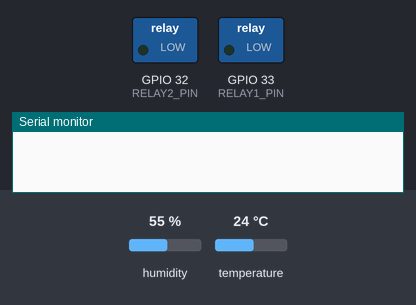
Bench run of a sketch on a simulated ESP32. On the bench: switched loads named in the sketch (green lamp = pin HIGH), the last lines printed to the serial monitor. Wiring (inferred from the names in the program): SHT3x sensor at I2C address 0x44. The test bench sets the inputs (shaded band); at power-on: humidity 55 %, temperature 24 °C.

Above: at 0.1 s.
At 0.6 s:
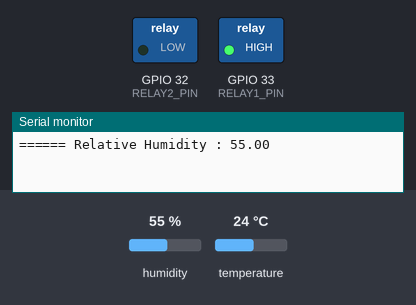
Timing chart, 0 to 2.1 s (numbered marks = the images above):
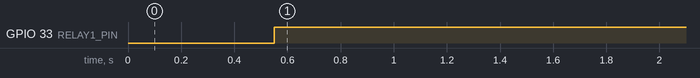

Measured:
- by itself, GPIO 33 (RELAY1_PIN): LOW → HIGH at 0.55 s

The sketch:

humidity_relay.ino
```cpp
#include "SHT3X.h"

SHT3X objSHT30(0x44);

//@RELAY PINS
#define RELAY1_PIN 33
#define RELAY2_PIN 32

void setup()
{
  Serial.begin(115200);
  pinMode(RELAY1_PIN, OUTPUT);
  pinMode(RELAY2_PIN, OUTPUT);
}

void loop()
{
  if (objSHT30.get() == 0) {

    Serial.print("====== Relative Humidity : ");
    Serial.println(objSHT30.humidity);

    if (objSHT30.humidity >= 40) {
      digitalWrite(RELAY1_PIN, HIGH);
    } else {
      digitalWrite(RELAY1_PIN, LOW);
    }
  }
  delay(1000);
}
```

SHT3X.cpp
```cpp
#include "SHT3X.h"

SHT3X::SHT3X(uint8_t address)
{
	Wire.begin();
	_address=address;
}

byte SHT3X::get()
{
	unsigned int data[6];
	// Start I2C Transmission
	Wire.beginTransmission(_address);
	// Send measurement command
	Wire.write(0x2C);
	Wire.write(0x06);
	// Stop I2C transmission
	if (Wire.endTransmission()!=0)
		return 1;
	delay(500);
	// Request 6 bytes of data
	Wire.requestFrom(_address, 6);
	// Read 6 bytes of data
	// cTemp msb, cTemp lsb, cTemp crc, humidity msb, humidity lsb, humidity crc
	for (int i=0;i<6;i++)
	{
    data[i]=Wire.read();
	};
	delay(50);
	if (Wire.available()!=0)
		return 2;

	// Convert the data
	cTemp = ((((data[0] * 256.0) + data[1]) * 175) / 65535.0) - 45;
	fTemp = (cTemp * 1.8) + 32;
	humidity = ((((data[3] * 256.0) + data[4]) * 100) / 65535.0);
	return 0;
}
```

SHT3X.h
```cpp
#ifndef __SHT3X_H
#define __SHT3X_H

#if ARDUINO >= 100
 #include "Arduino.h"
#else
 #include "WProgram.h"
#endif

#include "Wire.h"

class SHT3X{
public:
	SHT3X(uint8_t address=0x45);
	byte get(void);
	float cTemp=0;
	float fTemp=0;
	float humidity=0;

private:
	uint8_t _address;

};


#endif
```
